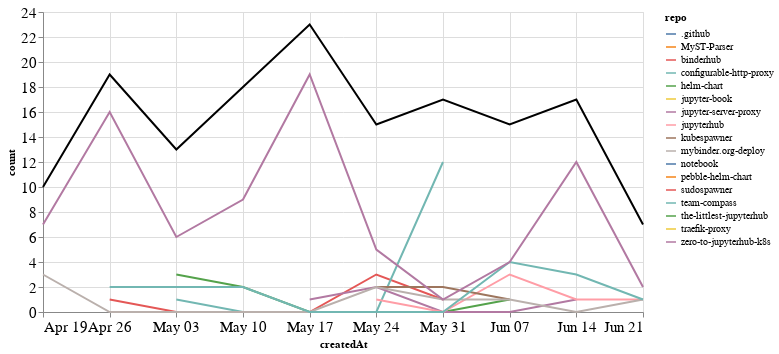

The cell this chart's notebook holds for it:
### Markdown cell above
## Comments

### Code cell
comments_time = comments.groupby('repo').resample('W', on='createdAt').count()['author'].reset_index()
comments_time = comments_time.rename(columns={'author': 'count'})
comments_time_total = comments_time.groupby('createdAt').agg({"count": "sum"}).reset_index()
ch1 = alt.Chart(comments_time, width=600).mark_line().encode(
    x='createdAt',
    y='count',
    color='repo',
    tooltip="repo"
)

ch2 = alt.Chart(comments_time_total, width=600).mark_line(color="black").encode(
    x='createdAt',
    y='count',
)

ch1 + ch2

### Figure 1 — Vega-Lite specification as saved in the notebook (floating-point values rounded to 4 significant figures)
{"config": {"axisLeft": {"labelFontSize": 15}, "axisBottom": {"labelFontSize": 15}}, "layer": [{"data": {"name": "data-b068a91529765b50dcd907a102da9db0"}, "mark": "line", "encoding": {"color": {"type": "nominal", "field": "repo"}, "tooltip": {"type": "nominal", "field": "repo"}, "x": {"type": "temporal", "field": "createdAt"}, "y": {"type": "quantitative", "field": "count"}}, "width": 600}, {"data": {"name": "data-02d55ee2e869881871ea43817a792040"}, "mark": {"type": "line", "color": "black"}, "encoding": {"x": {"type": "temporal", "field": "createdAt"}, "y": {"type": "quantitative", "field": "count"}}, "width": 600}], "$schema": "https://vega.github.io/schema/vega-lite/v4.8.1.json", "datasets": {"data-b068a91529765b50dcd907a102da9db0": [{"repo": ".github", "createdAt": "2020-05-03T00:00:00", "count": 1}, {"repo": "MyST-Parser", "createdAt": "2020-05-10T00:00:00", "count": 3}, {"repo": "binderhub", "createdAt": "2020-04-26T00:00:00", "count": 1}, {"repo": "binderhub", "createdAt": "2020-05-03T00:00:00", "count": 0}, {"repo": "binderhub", "createdAt": "2020-05-10T00:00:00", "count": 0}, {"repo": "binderhub", "createdAt": "2020-05-17T00:00:00", "count": 0}, {"repo": "binderhub", "createdAt": "2020-05-24T00:00:00", "count": 3}, {"repo": "binderhub", "createdAt": "2020-05-31T00:00:00", "count": 1}, {"repo": "configurable-http-proxy", "createdAt": "2020-05-03T00:00:00", "count": 1}, {"repo": "configurable-http-proxy", "createdAt": "2020-05-10T00:00:00", "count": 0}, {"repo": "configurable-http-proxy", "createdAt": "2020-05-17T00:00:00", "count": 0}, {"repo": "configurable-http-proxy", "createdAt": "2020-05-24T00:00:00", "count": 0}, {"repo": "configurable-http-proxy", "createdAt": "2020-05-31T00:00:00", "count": 12}, {"repo": "helm-chart", "createdAt": "2020-05-03T00:00:00", "count": 3}, {"repo": "helm-chart", "createdAt": "2020-05-10T00:00:00", "count": 2}, {"repo": "helm-chart", "createdAt": "2020-05-17T00:00:00", "count": 0}, {"repo": "helm-chart", "createdAt": "2020-05-24T00:00:00", "count": 0}, {"repo": "helm-chart", "createdAt": "2020-05-31T00:00:00", "count": 0}, {"repo": "helm-chart", "createdAt": "2020-06-07T00:00:00", "count": 1}, {"repo": "jupyter-book", "createdAt": "2020-05-10T00:00:00", "count": 1}, {"repo": "jupyter-server-proxy", "createdAt": "2020-05-17T00:00:00", "count": 1}, {"repo": "jupyter-server-proxy", "createdAt": "2020-05-24T00:00:00", "count": 2}, {"repo": "jupyter-server-proxy", "createdAt": "2020-05-31T00:00:00", "count": 0}, {"repo": "jupyter-server-proxy", "createdAt": "2020-06-07T00:00:00", "count": 0}, {"repo": "jupyter-server-proxy", "createdAt": "2020-06-14T00:00:00", "count": 1}, {"repo": "jupyterhub", "createdAt": "2020-05-24T00:00:00", "count": 1}, {"repo": "jupyterhub", "createdAt": "2020-05-31T00:00:00", "count": 0}, {"repo": "jupyterhub", "createdAt": "2020-06-07T00:00:00", "count": 3}, {"repo": "jupyterhub", "createdAt": "2020-06-14T00:00:00", "count": 1}, {"repo": "jupyterhub", "createdAt": "2020-06-21T00:00:00", "count": 1}, {"repo": "kubespawner", "createdAt": "2020-05-24T00:00:00", "count": 2}, {"repo": "kubespawner", "createdAt": "2020-05-31T00:00:00", "count": 2}, {"repo": "kubespawner", "createdAt": "2020-06-07T00:00:00", "count": 1}, {"repo": "mybinder.org-deploy", "createdAt": "2020-04-19T00:00:00", "count": 3}, {"repo": "mybinder.org-deploy", "createdAt": "2020-04-26T00:00:00", "count": 0}, {"repo": "mybinder.org-deploy", "createdAt": "2020-05-03T00:00:00", "count": 0}, {"repo": "mybinder.org-deploy", "createdAt": "2020-05-10T00:00:00", "count": 0}, {"repo": "mybinder.org-deploy", "createdAt": "2020-05-17T00:00:00", "count": 0}, {"repo": "mybinder.org-deploy", "createdAt": "2020-05-24T00:00:00", "count": 2}, {"repo": "mybinder.org-deploy", "createdAt": "2020-05-31T00:00:00", "count": 1}, {"repo": "mybinder.org-deploy", "createdAt": "2020-06-07T00:00:00", "count": 1}, {"repo": "mybinder.org-deploy", "createdAt": "2020-06-14T00:00:00", "count": 0}, {"repo": "mybinder.org-deploy", "createdAt": "2020-06-21T00:00:00", "count": 1}, {"repo": "notebook", "createdAt": "2020-05-17T00:00:00", "count": 1}, {"repo": "pebble-helm-chart", "createdAt": "2020-06-07T00:00:00", "count": 1}, {"repo": "sudospawner", "createdAt": "2020-06-21T00:00:00", "count": 2}, {"repo": "team-compass", "createdAt": "2020-04-26T00:00:00", "count": 2}, {"repo": "team-compass", "createdAt": "2020-05-03T00:00:00", "count": 2}, {"repo": "team-compass", "createdAt": "2020-05-10T00:00:00", "count": 2}, {"repo": "team-compass", "createdAt": "2020-05-17T00:00:00", "count": 0}, {"repo": "team-compass", "createdAt": "2020-05-24T00:00:00", "count": 0}, {"repo": "team-compass", "createdAt": "2020-05-31T00:00:00", "count": 0}, {"repo": "team-compass", "createdAt": "2020-06-07T00:00:00", "count": 4}, {"repo": "team-compass", "createdAt": "2020-06-14T00:00:00", "count": 3}, {"repo": "team-compass", "createdAt": "2020-06-21T00:00:00", "count": 1}, {"repo": "the-littlest-jupyterhub", "createdAt": "2020-05-10T00:00:00", "count": 1}, {"repo": "traefik-proxy", "createdAt": "2020-05-17T00:00:00", "count": 2}, {"repo": "zero-to-jupyterhub-k8s", "createdAt": "2020-04-19T00:00:00", "count": 7}, {"repo": "zero-to-jupyterhub-k8s", "createdAt": "2020-04-26T00:00:00", "count": 16}, {"repo": "zero-to-jupyterhub-k8s", "createdAt": "2020-05-03T00:00:00", "count": 6}, {"repo": "zero-to-jupyterhub-k8s", "createdAt": "2020-05-10T00:00:00", "count": 9}, {"repo": "zero-to-jupyterhub-k8s", "createdAt": "2020-05-17T00:00:00", "count": 19}, {"repo": "zero-to-jupyterhub-k8s", "createdAt": "2020-05-24T00:00:00", "count": 5}, {"repo": "zero-to-jupyterhub-k8s", "createdAt": "2020-05-31T00:00:00", "count": 1}, {"repo": "zero-to-jupyterhub-k8s", "createdAt": "2020-06-07T00:00:00", "count": 4}, {"repo": "zero-to-jupyterhub-k8s", "createdAt": "2020-06-14T00:00:00", "count": 12}, {"repo": "zero-to-jupyterhub-k8s", "createdAt": "2020-06-21T00:00:00", "count": 2}], "data-02d55ee2e869881871ea43817a792040": [{"createdAt": "2020-04-19T00:00:00", "count": 10}, {"createdAt": "2020-04-26T00:00:00", "count": 19}, {"createdAt": "2020-05-03T00:00:00", "count": 13}, {"createdAt": "2020-05-10T00:00:00", "count": 18}, {"createdAt": "2020-05-17T00:00:00", "count": 23}, {"createdAt": "2020-05-24T00:00:00", "count": 15}, {"createdAt": "2020-05-31T00:00:00", "count": 17}, {"createdAt": "2020-06-07T00:00:00", "count": 15}, {"createdAt": "2020-06-14T00:00:00", "count": 17}, {"createdAt": "2020-06-21T00:00:00", "count": 7}]}}
